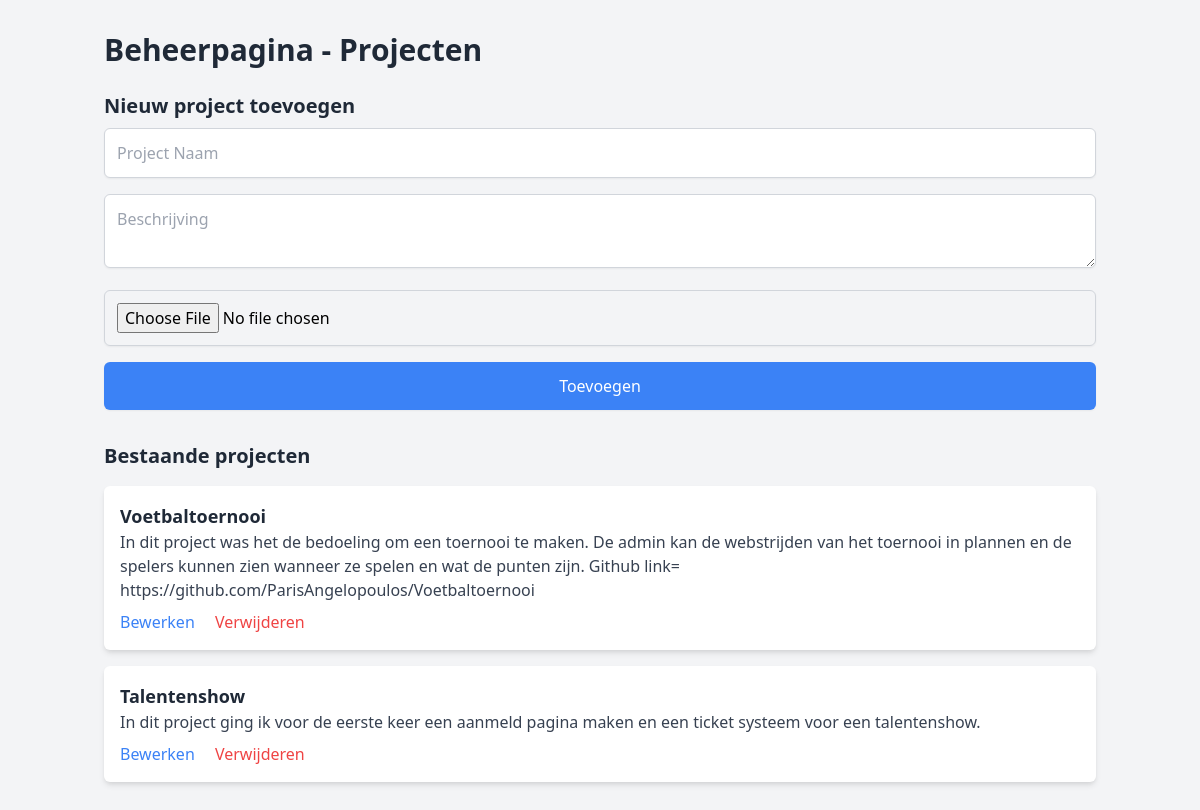
The page /beheerpagina.php (signed in) on the database its author committed.
### tables this page shows
CREATE TABLE `projecten` (
  `id` int(10) NOT NULL,
  `project_naam` varchar(100) NOT NULL,
  `beschrijving` varchar(500) NOT NULL,
  `image` longblob NOT NULL
);

### beheerpagina.php (the view, shortened to what this page needs)
<?php
require_once('database.php');
function getProjects($conn) {
    $stmt = $conn->query("SELECT * FROM projecten");
    return $stmt->fetchAll(PDO::FETCH_ASSOC);
}
?>
<!DOCTYPE html>
<html lang="nl">
<head>
    <link href="https://cdn.jsdelivr.net/npm/tailwindcss@2.2.19/dist/tailwind.min.css" rel="stylesheet">
</head>
<body class="bg-gray-100 font-sans">
    <div class="container mx-auto px-4 py-8">
        <h1 class="text-3xl font-bold mb-6 text-gray-800">Beheerpagina - Projecten</h1>
        <div class="mb-8">
            <h2 class="text-xl font-bold mb-2 text-gray-800">Nieuw project toevoegen</h2>
            <form action="" method="post" enctype="multipart/form-data" class="space-y-4">
                <input type="text" name="project_naam" placeholder="Project Naam" required class="w-full p-3 border border-gray-300 rounded-md shadow-sm focus:outline-none focus:border-blue-500">
                <textarea name="beschrijving" placeholder="Beschrijving" required class="w-full p-3 border border-gray-300 rounded-md shadow-sm focus:outline-none focus:border-blue-500"></textarea>
                <input type="file" name="image" accept="image/*" required class="w-full p-3 border border-gray-300 rounded-md shadow-sm focus:outline-none focus:border-blue-500">
                <button type="submit" name="toevoegen" class="w-full bg-blue-500 text-white py-3 px-4 rounded-md shadow-sm hover:bg-blue-600 transition duration-300">Toevoegen</button>
            </form>
        </div>
        <div>
            <h2 class="text-xl font-bold mb-4 text-gray-800">Bestaande projecten</h2>
            <ul class="space-y-4">
                <?php foreach (getProjects($conn) as $project) : ?>
                    <li class="p-4 bg-white rounded-md shadow-md">
                        <h3 class="text-lg font-bold text-gray-800"><?= htmlspecialchars($project['project_naam']) ?></h3>
                        <p class="text-gray-700"><?= htmlspecialchars($project['beschrijving']) ?></p>
                        <div class="mt-2">
                            <a href="bewerken.php?id=<?= $project['id'] ?>" class="text-blue-500 hover:text-blue-700 transition duration-300">Bewerken</a>
                            <a href="?verwijderen&id=<?= $project['id'] ?>" class="text-red-500 hover:text-red-700 ml-4 transition duration-300">Verwijderen</a>
                        </div>
                    </li>
                <?php endforeach; ?>
            </ul>
        </div>
    </div>
</body>
</html>

### rows shown on the page
projecten: project_naam "Voetbaltoernooi", beschrijving "In dit project was het de bedoeling om een toernooi te maken. De admin kan de webstrijden van het toernooi in plannen en de spelers kunnen zien wanneer ze spelen en wat de punten zijn. Github link= https://github.com/ParisAngelopoulos/Voetbaltoernooi"
projecten: project_naam "Talentenshow", beschrijving "In dit project ging ik voor de eerste keer een aanmeld pagina maken en een ticket systeem voor een talentenshow."
